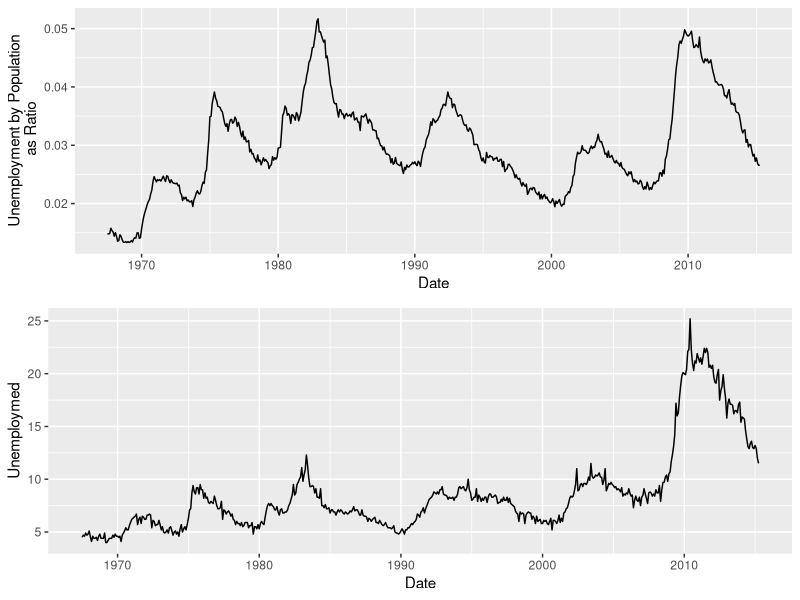
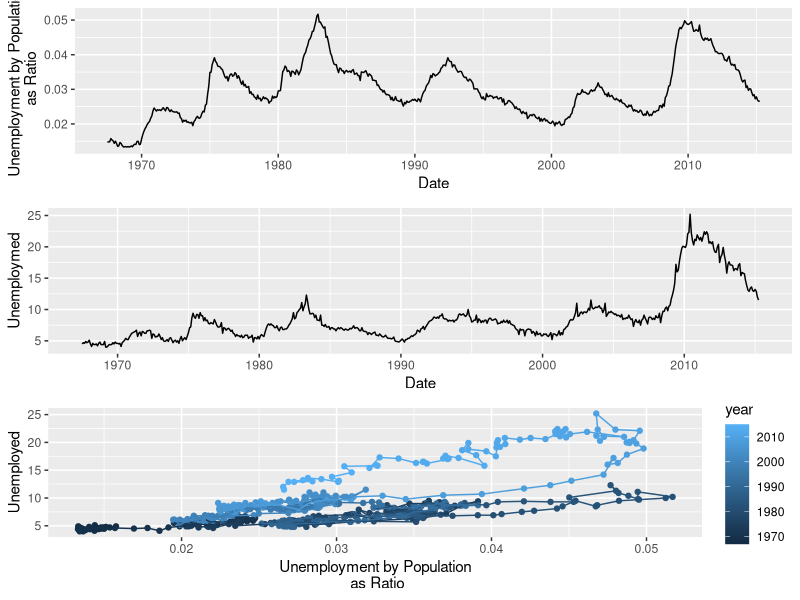

Source code (R) for these figures, in order:
library("ggplot2")
library("gridExtra")

# Function for year by passed in date
year <- function(x) as.POSIXlt(x)$year + 1900

# create a year column
economics$year <- year(economics$date)

# ratio of the population unemployed
upop.rat = economics$unemploy / economics$pop

# plots for unemployed and ratio of unemployed by date
plot1 <- qplot(date, upop.rat, data = economics, geom = "line") +
    xlab("Date") +
    ylab("Unemployment by Population\n as Ratio")

plot2 <- qplot(date, uempmed, data = economics, geom = "line") +
    xlab("Date") +
    ylab("Unemploymed")


grid.arrange(plot1, plot2, ncol = 1)

# plot with color scaling
plot3 <- qplot(upop.rat, uempmed, data = economics,
               geom = c("point", "path"),
               color = year) +
    ylab("Unemployed") +
    xlab("Unemployment by Population\n as Ratio")


grid.arrange(plot1, plot2, plot3, ncol = 1)

